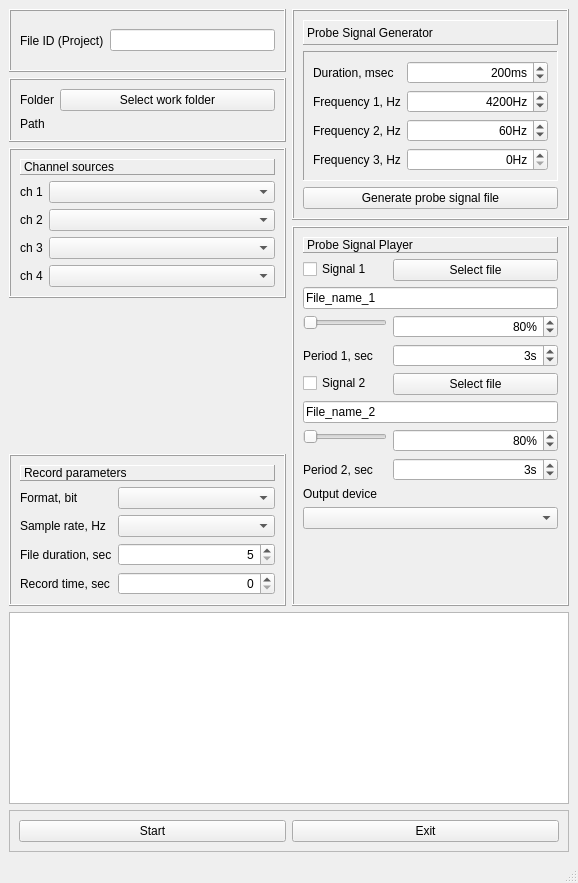
<?xml version="1.0" encoding="UTF-8"?>
<ui version="4.0">
 <class>BandMasterGUI</class>
 <widget class="QMainWindow" name="BandMasterGUI">
  <property name="geometry">
   <rect>
    <x>0</x>
    <y>0</y>
    <width>578</width>
    <height>883</height>
   </rect>
  </property>
  <property name="windowTitle">
   <string>BandMaster</string>
  </property>
  <widget class="QWidget" name="centralwidget">
   <layout class="QGridLayout" name="gridLayout">
    <item row="0" column="1" rowspan="3">
     <widget class="QFrame" name="PSGenFrame">
      <property name="frameShape">
       <enum>QFrame::Box</enum>
      </property>
      <property name="frameShadow">
       <enum>QFrame::Raised</enum>
      </property>
      <layout class="QVBoxLayout" name="verticalLayout_2">
       <item>
        <widget class="QLabel" name="PSGen_label">
         <property name="frameShape">
          <enum>QFrame::Panel</enum>
         </property>
         <property name="frameShadow">
          <enum>QFrame::Raised</enum>
         </property>
         <property name="text">
          <string>Probe Signal Generator</string>
         </property>
        </widget>
       </item>
       <item>
        <widget class="QFrame" name="PSGenParamFrame">
         <property name="frameShape">
          <enum>QFrame::Panel</enum>
         </property>
         <property name="frameShadow">
          <enum>QFrame::Sunken</enum>
         </property>
         <layout class="QFormLayout" name="formLayout_4">
          <item row="0" column="0">
           <widget class="QLabel" name="pulseDurationLabel">
            <property name="text">
             <string>Duration, msec</string>
            </property>
           </widget>
          </item>
          <item row="0" column="1">
           <widget class="QSpinBox" name="pulseDurationSpinBox">
            <property name="alignment">
             <set>Qt::AlignRight|Qt::AlignTrailing|Qt::AlignVCenter</set>
            </property>
            <property name="suffix">
             <string>ms</string>
            </property>
            <property name="minimum">
             <number>50</number>
            </property>
            <property name="maximum">
             <number>1000</number>
            </property>
            <property name="singleStep">
             <number>10</number>
            </property>
            <property name="value">
             <number>200</number>
            </property>
           </widget>
          </item>
          <item row="1" column="0">
           <widget class="QLabel" name="PSFreq1Label">
            <property name="text">
             <string>Frequency 1, Hz</string>
            </property>
           </widget>
          </item>
          <item row="1" column="1">
           <widget class="QSpinBox" name="PSFreqSpinBox1">
            <property name="alignment">
             <set>Qt::AlignRight|Qt::AlignTrailing|Qt::AlignVCenter</set>
            </property>
            <property name="suffix">
             <string>Hz</string>
            </property>
            <property name="minimum">
             <number>60</number>
            </property>
            <property name="maximum">
             <number>8000</number>
            </property>
            <property name="singleStep">
             <number>10</number>
            </property>
            <property name="value">
             <number>4200</number>
            </property>
           </widget>
          </item>
          <item row="2" column="0">
           <widget class="QLabel" name="PSFreq2Label">
            <property name="text">
             <string>Frequency 2, Hz</string>
            </property>
           </widget>
          </item>
          <item row="2" column="1">
           <widget class="QSpinBox" name="PSFreqSpinBox2">
            <property name="alignment">
             <set>Qt::AlignRight|Qt::AlignTrailing|Qt::AlignVCenter</set>
            </property>
            <property name="suffix">
             <string>Hz</string>
            </property>
            <property name="minimum">
             <number>0</number>
            </property>
            <property name="maximum">
             <number>8000</number>
            </property>
            <property name="singleStep">
             <number>10</number>
            </property>
            <property name="value">
             <number>60</number>
            </property>
           </widget>
          </item>
          <item row="3" column="0">
           <widget class="QLabel" name="PSFreq3Label">
            <property name="text">
             <string>Frequency 3, Hz</string>
            </property>
           </widget>
          </item>
          <item row="3" column="1">
           <widget class="QSpinBox" name="PSFreqSpinBox3">
            <property name="alignment">
             <set>Qt::AlignRight|Qt::AlignTrailing|Qt::AlignVCenter</set>
            </property>
            <property name="suffix">
             <string>Hz</string>
            </property>
            <property name="minimum">
             <number>0</number>
            </property>
            <property name="maximum">
             <number>8000</number>
            </property>
            <property name="singleStep">
             <number>10</number>
            </property>
            <property name="value">
             <number>0</number>
            </property>
           </widget>
          </item>
         </layout>
        </widget>
       </item>
       <item>
        <widget class="QPushButton" name="PSGen_pushButton">
         <property name="text">
          <string>Generate probe signal file</string>
         </property>
        </widget>
       </item>
      </layout>
     </widget>
    </item>
    <item row="2" column="0" rowspan="2">
     <widget class="QFrame" name="sourcesFrame">
      <property name="frameShape">
       <enum>QFrame::Box</enum>
      </property>
      <property name="frameShadow">
       <enum>QFrame::Raised</enum>
      </property>
      <layout class="QFormLayout" name="formLayout_2">
       <item row="0" column="0" colspan="2">
        <widget class="QLabel" name="sourcesLabel">
         <property name="frameShape">
          <enum>QFrame::Panel</enum>
         </property>
         <property name="frameShadow">
          <enum>QFrame::Raised</enum>
         </property>
         <property name="text">
          <string>Channel sources</string>
         </property>
        </widget>
       </item>
       <item row="1" column="0">
        <widget class="QLabel" name="ch1label">
         <property name="text">
          <string>ch 1</string>
         </property>
        </widget>
       </item>
       <item row="1" column="1">
        <widget class="QComboBox" name="ch1combo"/>
       </item>
       <item row="2" column="1">
        <widget class="QComboBox" name="ch2combo"/>
       </item>
       <item row="2" column="0">
        <widget class="QLabel" name="ch2label">
         <property name="text">
          <string>ch 2</string>
         </property>
        </widget>
       </item>
       <item row="3" column="0">
        <widget class="QLabel" name="ch4label">
         <property name="text">
          <string>ch 3</string>
         </property>
        </widget>
       </item>
       <item row="3" column="1">
        <widget class="QComboBox" name="ch3combo"/>
       </item>
       <item row="4" column="1">
        <widget class="QComboBox" name="ch4combo"/>
       </item>
       <item row="4" column="0">
        <widget class="QLabel" name="ch4label_2">
         <property name="text">
          <string>ch 4</string>
         </property>
        </widget>
       </item>
      </layout>
     </widget>
    </item>
    <item row="5" column="0">
     <widget class="QFrame" name="paramFrame">
      <property name="frameShape">
       <enum>QFrame::Box</enum>
      </property>
      <property name="frameShadow">
       <enum>QFrame::Raised</enum>
      </property>
      <layout class="QFormLayout" name="formLayout_3">
       <item row="5" column="0">
        <widget class="QLabel" name="timerLabel">
         <property name="text">
          <string>Record time, sec</string>
         </property>
        </widget>
       </item>
       <item row="5" column="1">
        <widget class="QSpinBox" name="timerSpinBox">
         <property name="alignment">
          <set>Qt::AlignRight|Qt::AlignTrailing|Qt::AlignVCenter</set>
         </property>
        </widget>
       </item>
       <item row="4" column="0">
        <widget class="QLabel" name="durationLabel">
         <property name="text">
          <string>File duration, sec</string>
         </property>
        </widget>
       </item>
       <item row="4" column="1">
        <widget class="QSpinBox" name="fileDurationSpinBox">
         <property name="alignment">
          <set>Qt::AlignRight|Qt::AlignTrailing|Qt::AlignVCenter</set>
         </property>
         <property name="minimum">
          <number>5</number>
         </property>
         <property name="maximum">
          <number>300</number>
         </property>
        </widget>
       </item>
       <item row="3" column="0">
        <widget class="QLabel" name="sampleRateLabel">
         <property name="text">
          <string>Sample rate, Hz</string>
         </property>
        </widget>
       </item>
       <item row="3" column="1">
        <widget class="QComboBox" name="sampleRateBox"/>
       </item>
       <item row="2" column="0">
        <widget class="QLabel" name="bitLabel">
         <property name="text">
          <string>Format, bit</string>
         </property>
        </widget>
       </item>
       <item row="2" column="1">
        <widget class="QComboBox" name="bitFormatBox"/>
       </item>
       <item row="0" column="0" colspan="2">
        <widget class="QLabel" name="paramLabel">
         <property name="frameShape">
          <enum>QFrame::Panel</enum>
         </property>
         <property name="frameShadow">
          <enum>QFrame::Raised</enum>
         </property>
         <property name="text">
          <string>Record parameters</string>
         </property>
        </widget>
       </item>
      </layout>
     </widget>
    </item>
    <item row="0" column="0">
     <widget class="QFrame" name="fileFrame">
      <property name="frameShape">
       <enum>QFrame::Box</enum>
      </property>
      <property name="frameShadow">
       <enum>QFrame::Raised</enum>
      </property>
      <layout class="QHBoxLayout" name="horizontalLayout">
       <item>
        <widget class="QLabel" name="nameLabel">
         <property name="frameShape">
          <enum>QFrame::NoFrame</enum>
         </property>
         <property name="text">
          <string>File ID (Project)</string>
         </property>
        </widget>
       </item>
       <item>
        <widget class="QLineEdit" name="nameEdit"/>
       </item>
      </layout>
     </widget>
    </item>
    <item row="6" column="0" colspan="2">
     <widget class="QPlainTextEdit" name="plainTextEdit"/>
    </item>
    <item row="1" column="0">
     <widget class="QFrame" name="folderFrame">
      <property name="frameShape">
       <enum>QFrame::Box</enum>
      </property>
      <property name="frameShadow">
       <enum>QFrame::Raised</enum>
      </property>
      <layout class="QFormLayout" name="formLayout">
       <item row="0" column="0">
        <widget class="QLabel" name="folderLabel">
         <property name="text">
          <string>Folder</string>
         </property>
        </widget>
       </item>
       <item row="0" column="1">
        <widget class="QPushButton" name="folderButton">
         <property name="text">
          <string>Select work folder</string>
         </property>
        </widget>
       </item>
       <item row="1" column="0" colspan="2">
        <widget class="QLabel" name="folderPathLabel">
         <property name="text">
          <string>Path</string>
         </property>
        </widget>
       </item>
      </layout>
     </widget>
    </item>
    <item row="4" column="0">
     <spacer name="verticalSpacer">
      <property name="orientation">
       <enum>Qt::Vertical</enum>
      </property>
      <property name="sizeHint" stdset="0">
       <size>
        <width>20</width>
        <height>40</height>
       </size>
      </property>
     </spacer>
    </item>
    <item row="3" column="1" rowspan="3">
     <widget class="QFrame" name="PSPlayerFrame">
      <property name="frameShape">
       <enum>QFrame::Box</enum>
      </property>
      <property name="frameShadow">
       <enum>QFrame::Raised</enum>
      </property>
      <layout class="QFormLayout" name="formLayout_5">
       <item row="2" column="0" colspan="2">
        <widget class="QLineEdit" name="PSFileLineEdit1">
         <property name="text">
          <string>File_name_1</string>
         </property>
        </widget>
       </item>
       <item row="1" column="1">
        <widget class="QPushButton" name="PSFileSelectButton1">
         <property name="text">
          <string>Select file</string>
         </property>
        </widget>
       </item>
       <item row="1" column="0">
        <widget class="QCheckBox" name="PSigCheckBox1">
         <property name="text">
          <string>Signal 1</string>
         </property>
        </widget>
       </item>
       <item row="0" column="0" colspan="2">
        <widget class="QLabel" name="PSPlayerLabel">
         <property name="frameShape">
          <enum>QFrame::Panel</enum>
         </property>
         <property name="frameShadow">
          <enum>QFrame::Raised</enum>
         </property>
         <property name="text">
          <string>Probe Signal Player </string>
         </property>
        </widget>
       </item>
       <item row="3" column="1">
        <widget class="QSpinBox" name="PSLevelSpinBox1">
         <property name="alignment">
          <set>Qt::AlignRight|Qt::AlignTrailing|Qt::AlignVCenter</set>
         </property>
         <property name="suffix">
          <string>%</string>
         </property>
         <property name="minimum">
          <number>0</number>
         </property>
         <property name="maximum">
          <number>100</number>
         </property>
         <property name="value">
          <number>80</number>
         </property>
        </widget>
       </item>
       <item row="3" column="0">
        <widget class="QSlider" name="PSLevelHorizontalSlider1">
         <property name="maximumSize">
          <size>
           <width>84</width>
           <height>16777215</height>
          </size>
         </property>
         <property name="orientation">
          <enum>Qt::Horizontal</enum>
         </property>
        </widget>
       </item>
       <item row="4" column="0">
        <widget class="QLabel" name="pulsePeriodLabel_1">
         <property name="text">
          <string>Period 1, sec</string>
         </property>
        </widget>
       </item>
       <item row="4" column="1">
        <widget class="QSpinBox" name="PSPeriodSpinBox1">
         <property name="alignment">
          <set>Qt::AlignRight|Qt::AlignTrailing|Qt::AlignVCenter</set>
         </property>
         <property name="suffix">
          <string>s</string>
         </property>
         <property name="minimum">
          <number>2</number>
         </property>
         <property name="maximum">
          <number>200</number>
         </property>
         <property name="value">
          <number>3</number>
         </property>
        </widget>
       </item>
       <item row="5" column="0">
        <widget class="QCheckBox" name="PSigCheckBox2">
         <property name="text">
          <string>Signal 2</string>
         </property>
        </widget>
       </item>
       <item row="5" column="1">
        <widget class="QPushButton" name="PSFileSelectButton2">
         <property name="text">
          <string>Select file</string>
         </property>
        </widget>
       </item>
       <item row="6" column="0" colspan="2">
        <widget class="QLineEdit" name="PSFileLineEdit2">
         <property name="text">
          <string>File_name_2</string>
         </property>
        </widget>
       </item>
       <item row="7" column="1">
        <widget class="QSpinBox" name="PSLevelSpinBox2">
         <property name="alignment">
          <set>Qt::AlignRight|Qt::AlignTrailing|Qt::AlignVCenter</set>
         </property>
         <property name="suffix">
          <string>%</string>
         </property>
         <property name="minimum">
          <number>0</number>
         </property>
         <property name="maximum">
          <number>100</number>
         </property>
         <property name="value">
          <number>80</number>
         </property>
        </widget>
       </item>
       <item row="7" column="0">
        <widget class="QSlider" name="PSLevelHorizontalSlider2">
         <property name="maximumSize">
          <size>
           <width>84</width>
           <height>16777215</height>
          </size>
         </property>
         <property name="orientation">
          <enum>Qt::Horizontal</enum>
         </property>
        </widget>
       </item>
       <item row="8" column="1">
        <widget class="QSpinBox" name="PSPeriodSpinBox2">
         <property name="alignment">
          <set>Qt::AlignRight|Qt::AlignTrailing|Qt::AlignVCenter</set>
         </property>
         <property name="suffix">
          <string>s</string>
         </property>
         <property name="minimum">
          <number>2</number>
         </property>
         <property name="maximum">
          <number>200</number>
         </property>
         <property name="value">
          <number>3</number>
         </property>
        </widget>
       </item>
       <item row="8" column="0">
        <widget class="QLabel" name="pulsePeriodLabel_2">
         <property name="text">
          <string>Period 2, sec</string>
         </property>
        </widget>
       </item>
       <item row="11" column="0">
        <widget class="QLabel" name="outDeviceLabel">
         <property name="text">
          <string>Output device</string>
         </property>
        </widget>
       </item>
       <item row="12" column="0" colspan="2">
        <widget class="QComboBox" name="outputComboBox"/>
       </item>
      </layout>
     </widget>
    </item>
    <item row="7" column="0" colspan="2">
     <widget class="QFrame" name="actionFrame">
      <property name="frameShape">
       <enum>QFrame::StyledPanel</enum>
      </property>
      <property name="frameShadow">
       <enum>QFrame::Raised</enum>
      </property>
      <layout class="QHBoxLayout" name="horizontalLayout_2">
       <item>
        <widget class="QPushButton" name="startButton">
         <property name="text">
          <string>Start</string>
         </property>
        </widget>
       </item>
       <item>
        <widget class="QPushButton" name="exitButton">
         <property name="text">
          <string>Exit</string>
         </property>
        </widget>
       </item>
      </layout>
     </widget>
    </item>
   </layout>
  </widget>
  <widget class="QMenuBar" name="menubar">
   <property name="geometry">
    <rect>
     <x>0</x>
     <y>0</y>
     <width>578</width>
     <height>21</height>
    </rect>
   </property>
  </widget>
  <widget class="QStatusBar" name="statusbar"/>
 </widget>
 <resources/>
 <connections>
  <connection>
   <sender>exitButton</sender>
   <signal>clicked()</signal>
   <receiver>BandMasterGUI</receiver>
   <slot>close()</slot>
   <hints>
    <hint type="sourcelabel">
     <x>518</x>
     <y>841</y>
    </hint>
    <hint type="destinationlabel">
     <x>371</x>
     <y>299</y>
    </hint>
   </hints>
  </connection>
  <connection>
   <sender>ch1combo</sender>
   <signal>currentIndexChanged(int)</signal>
   <receiver>BandMasterGUI</receiver>
   <slot>slotInpSourceChg()</slot>
   <hints>
    <hint type="sourcelabel">
     <x>247</x>
     <y>235</y>
    </hint>
    <hint type="destinationlabel">
     <x>185</x>
     <y>294</y>
    </hint>
   </hints>
  </connection>
  <connection>
   <sender>ch2combo</sender>
   <signal>currentIndexChanged(int)</signal>
   <receiver>BandMasterGUI</receiver>
   <slot>slotInpSourceChg()</slot>
   <hints>
    <hint type="sourcelabel">
     <x>247</x>
     <y>265</y>
    </hint>
    <hint type="destinationlabel">
     <x>185</x>
     <y>294</y>
    </hint>
   </hints>
  </connection>
  <connection>
   <sender>ch3combo</sender>
   <signal>currentIndexChanged(int)</signal>
   <receiver>BandMasterGUI</receiver>
   <slot>slotInpSourceChg()</slot>
   <hints>
    <hint type="sourcelabel">
     <x>247</x>
     <y>295</y>
    </hint>
    <hint type="destinationlabel">
     <x>185</x>
     <y>294</y>
    </hint>
   </hints>
  </connection>
  <connection>
   <sender>ch4combo</sender>
   <signal>currentIndexChanged(int)</signal>
   <receiver>BandMasterGUI</receiver>
   <slot>slotInpSourceChg()</slot>
   <hints>
    <hint type="sourcelabel">
     <x>247</x>
     <y>325</y>
    </hint>
    <hint type="destinationlabel">
     <x>185</x>
     <y>294</y>
    </hint>
   </hints>
  </connection>
  <connection>
   <sender>folderButton</sender>
   <signal>clicked()</signal>
   <receiver>BandMasterGUI</receiver>
   <slot>slotChooseFolder()</slot>
   <hints>
    <hint type="sourcelabel">
     <x>254</x>
     <y>137</y>
    </hint>
    <hint type="destinationlabel">
     <x>185</x>
     <y>294</y>
    </hint>
   </hints>
  </connection>
  <connection>
   <sender>PSLevelSpinBox1</sender>
   <signal>valueChanged(int)</signal>
   <receiver>PSLevelHorizontalSlider1</receiver>
   <slot>setValue(int)</slot>
   <hints>
    <hint type="sourcelabel">
     <x>430</x>
     <y>367</y>
    </hint>
    <hint type="destinationlabel">
     <x>344</x>
     <y>364</y>
    </hint>
   </hints>
  </connection>
  <connection>
   <sender>PSLevelHorizontalSlider1</sender>
   <signal>valueChanged(int)</signal>
   <receiver>PSLevelSpinBox1</receiver>
   <slot>setValue(int)</slot>
   <hints>
    <hint type="sourcelabel">
     <x>322</x>
     <y>368</y>
    </hint>
    <hint type="destinationlabel">
     <x>394</x>
     <y>375</y>
    </hint>
   </hints>
  </connection>
  <connection>
   <sender>PSLevelSpinBox2</sender>
   <signal>valueChanged(int)</signal>
   <receiver>PSLevelHorizontalSlider2</receiver>
   <slot>setValue(int)</slot>
   <hints>
    <hint type="sourcelabel">
     <x>426</x>
     <y>487</y>
    </hint>
    <hint type="destinationlabel">
     <x>349</x>
     <y>489</y>
    </hint>
   </hints>
  </connection>
  <connection>
   <sender>PSLevelHorizontalSlider2</sender>
   <signal>valueChanged(int)</signal>
   <receiver>PSLevelSpinBox2</receiver>
   <slot>setValue(int)</slot>
   <hints>
    <hint type="sourcelabel">
     <x>289</x>
     <y>485</y>
    </hint>
    <hint type="destinationlabel">
     <x>394</x>
     <y>485</y>
    </hint>
   </hints>
  </connection>
  <connection>
   <sender>startButton</sender>
   <signal>clicked()</signal>
   <receiver>BandMasterGUI</receiver>
   <slot>slotToggle()</slot>
   <hints>
    <hint type="sourcelabel">
     <x>152</x>
     <y>829</y>
    </hint>
    <hint type="destinationlabel">
     <x>288</x>
     <y>441</y>
    </hint>
   </hints>
  </connection>
 </connections>
 <slots>
  <signal>setFolder(QString)</signal>
  <slot>slotChooseFolder()</slot>
  <slot>slotInpSourceChg()</slot>
  <slot>slotToggle()</slot>
 </slots>
</ui>
